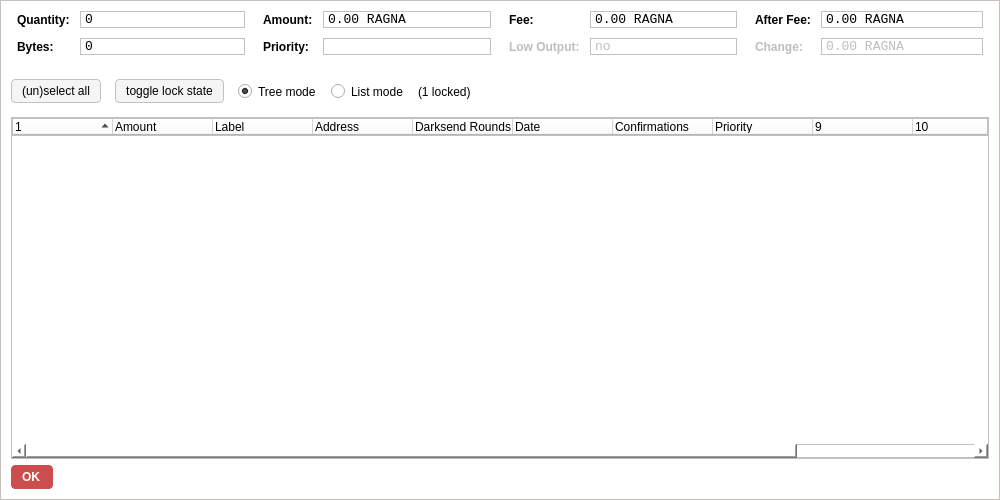
<?xml version="1.0" encoding="UTF-8"?>
<ui version="4.0">
 <class>CoinControlDialog</class>
 <widget class="QDialog" name="CoinControlDialog">
  <property name="geometry">
   <rect>
    <x>0</x>
    <y>0</y>
    <width>1000</width>
    <height>500</height>
   </rect>
  </property>
  <property name="windowTitle">
   <string>Coin Control</string>
  </property>
  <property name="styleSheet">
   <string notr="true">background-color: rgb(255, 255, 255);
border: 1px solid #c4c1bd;</string>
  </property>
  <layout class="QVBoxLayout" name="verticalLayout">
   <item>
    <layout class="QHBoxLayout" name="horizontalLayoutTop" stretch="0,0,0,0">
     <property name="topMargin">
      <number>0</number>
     </property>
     <property name="bottomMargin">
      <number>10</number>
     </property>
     <item>
      <layout class="QFormLayout" name="formLayoutCoinControl1">
       <property name="horizontalSpacing">
        <number>10</number>
       </property>
       <property name="verticalSpacing">
        <number>10</number>
       </property>
       <property name="leftMargin">
        <number>6</number>
       </property>
       <property name="rightMargin">
        <number>6</number>
       </property>
       <item row="0" column="0">
        <widget class="QLabel" name="labelCoinControlQuantityText">
         <property name="styleSheet">
          <string notr="true">font-weight:bold;
border: 0;</string>
         </property>
         <property name="text">
          <string>Quantity:</string>
         </property>
        </widget>
       </item>
       <item row="0" column="1">
        <widget class="QLabel" name="labelCoinControlQuantity">
         <property name="font">
          <font>
           <family>Monospace</family>
           <pointsize>10</pointsize>
          </font>
         </property>
         <property name="cursor">
          <cursorShape>IBeamCursor</cursorShape>
         </property>
         <property name="contextMenuPolicy">
          <enum>Qt::ActionsContextMenu</enum>
         </property>
         <property name="text">
          <string notr="true">0</string>
         </property>
         <property name="textInteractionFlags">
          <set>Qt::LinksAccessibleByMouse|Qt::TextSelectableByKeyboard|Qt::TextSelectableByMouse</set>
         </property>
        </widget>
       </item>
       <item row="1" column="0">
        <widget class="QLabel" name="labelCoinControlBytesText">
         <property name="styleSheet">
          <string notr="true">font-weight:bold;
border: 0;</string>
         </property>
         <property name="text">
          <string>Bytes:</string>
         </property>
        </widget>
       </item>
       <item row="1" column="1">
        <widget class="QLabel" name="labelCoinControlBytes">
         <property name="font">
          <font>
           <family>Monospace</family>
           <pointsize>10</pointsize>
          </font>
         </property>
         <property name="cursor">
          <cursorShape>IBeamCursor</cursorShape>
         </property>
         <property name="contextMenuPolicy">
          <enum>Qt::ActionsContextMenu</enum>
         </property>
         <property name="text">
          <string notr="true">0</string>
         </property>
         <property name="textInteractionFlags">
          <set>Qt::LinksAccessibleByMouse|Qt::TextSelectableByKeyboard|Qt::TextSelectableByMouse</set>
         </property>
        </widget>
       </item>
      </layout>
     </item>
     <item>
      <layout class="QFormLayout" name="formLayoutCoinControl2">
       <property name="horizontalSpacing">
        <number>10</number>
       </property>
       <property name="verticalSpacing">
        <number>10</number>
       </property>
       <property name="leftMargin">
        <number>6</number>
       </property>
       <property name="rightMargin">
        <number>6</number>
       </property>
       <item row="0" column="0">
        <widget class="QLabel" name="labelCoinControlAmountText">
         <property name="styleSheet">
          <string notr="true">font-weight:bold;
border: 0;</string>
         </property>
         <property name="text">
          <string>Amount:</string>
         </property>
        </widget>
       </item>
       <item row="0" column="1">
        <widget class="QLabel" name="labelCoinControlAmount">
         <property name="font">
          <font>
           <family>Monospace</family>
           <pointsize>10</pointsize>
          </font>
         </property>
         <property name="cursor">
          <cursorShape>IBeamCursor</cursorShape>
         </property>
         <property name="contextMenuPolicy">
          <enum>Qt::ActionsContextMenu</enum>
         </property>
         <property name="text">
          <string notr="true">0.00 RAGNA</string>
         </property>
         <property name="textInteractionFlags">
          <set>Qt::LinksAccessibleByMouse|Qt::TextSelectableByKeyboard|Qt::TextSelectableByMouse</set>
         </property>
        </widget>
       </item>
       <item row="1" column="0">
        <widget class="QLabel" name="labelCoinControlPriorityText">
         <property name="styleSheet">
          <string notr="true">font-weight:bold;
border: 0;</string>
         </property>
         <property name="text">
          <string>Priority:</string>
         </property>
        </widget>
       </item>
       <item row="1" column="1">
        <widget class="QLabel" name="labelCoinControlPriority">
         <property name="font">
          <font>
           <family>Monospace</family>
           <pointsize>10</pointsize>
          </font>
         </property>
         <property name="cursor">
          <cursorShape>IBeamCursor</cursorShape>
         </property>
         <property name="contextMenuPolicy">
          <enum>Qt::ActionsContextMenu</enum>
         </property>
         <property name="text">
          <string/>
         </property>
         <property name="textInteractionFlags">
          <set>Qt::LinksAccessibleByMouse|Qt::TextSelectableByKeyboard|Qt::TextSelectableByMouse</set>
         </property>
        </widget>
       </item>
      </layout>
     </item>
     <item>
      <layout class="QFormLayout" name="formLayoutCoinControl3">
       <property name="horizontalSpacing">
        <number>10</number>
       </property>
       <property name="verticalSpacing">
        <number>10</number>
       </property>
       <property name="leftMargin">
        <number>6</number>
       </property>
       <property name="rightMargin">
        <number>6</number>
       </property>
       <item row="0" column="0">
        <widget class="QLabel" name="labelCoinControlFeeText">
         <property name="styleSheet">
          <string notr="true">font-weight:bold;
border: 0;</string>
         </property>
         <property name="text">
          <string>Fee:</string>
         </property>
        </widget>
       </item>
       <item row="0" column="1">
        <widget class="QLabel" name="labelCoinControlFee">
         <property name="font">
          <font>
           <family>Monospace</family>
           <pointsize>10</pointsize>
          </font>
         </property>
         <property name="cursor">
          <cursorShape>IBeamCursor</cursorShape>
         </property>
         <property name="contextMenuPolicy">
          <enum>Qt::ActionsContextMenu</enum>
         </property>
         <property name="text">
          <string notr="true">0.00 RAGNA</string>
         </property>
         <property name="textInteractionFlags">
          <set>Qt::LinksAccessibleByMouse|Qt::TextSelectableByKeyboard|Qt::TextSelectableByMouse</set>
         </property>
        </widget>
       </item>
       <item row="1" column="0">
        <widget class="QLabel" name="labelCoinControlLowOutputText">
         <property name="enabled">
          <bool>false</bool>
         </property>
         <property name="styleSheet">
          <string notr="true">font-weight:bold;
border: 0;</string>
         </property>
         <property name="text">
          <string>Low Output:</string>
         </property>
        </widget>
       </item>
       <item row="1" column="1">
        <widget class="QLabel" name="labelCoinControlLowOutput">
         <property name="enabled">
          <bool>false</bool>
         </property>
         <property name="font">
          <font>
           <family>Monospace</family>
           <pointsize>10</pointsize>
          </font>
         </property>
         <property name="cursor">
          <cursorShape>IBeamCursor</cursorShape>
         </property>
         <property name="contextMenuPolicy">
          <enum>Qt::ActionsContextMenu</enum>
         </property>
         <property name="text">
          <string notr="true">no</string>
         </property>
         <property name="textInteractionFlags">
          <set>Qt::LinksAccessibleByMouse|Qt::TextSelectableByKeyboard|Qt::TextSelectableByMouse</set>
         </property>
        </widget>
       </item>
      </layout>
     </item>
     <item>
      <layout class="QFormLayout" name="formLayoutCoinControl4">
       <property name="horizontalSpacing">
        <number>10</number>
       </property>
       <property name="verticalSpacing">
        <number>10</number>
       </property>
       <property name="leftMargin">
        <number>6</number>
       </property>
       <property name="rightMargin">
        <number>6</number>
       </property>
       <item row="0" column="0">
        <widget class="QLabel" name="labelCoinControlAfterFeeText">
         <property name="styleSheet">
          <string notr="true">font-weight:bold;
border: 0;</string>
         </property>
         <property name="text">
          <string>After Fee:</string>
         </property>
        </widget>
       </item>
       <item row="0" column="1">
        <widget class="QLabel" name="labelCoinControlAfterFee">
         <property name="font">
          <font>
           <family>Monospace</family>
           <pointsize>10</pointsize>
          </font>
         </property>
         <property name="cursor">
          <cursorShape>IBeamCursor</cursorShape>
         </property>
         <property name="contextMenuPolicy">
          <enum>Qt::ActionsContextMenu</enum>
         </property>
         <property name="text">
          <string notr="true">0.00 RAGNA</string>
         </property>
         <property name="textInteractionFlags">
          <set>Qt::LinksAccessibleByMouse|Qt::TextSelectableByKeyboard|Qt::TextSelectableByMouse</set>
         </property>
        </widget>
       </item>
       <item row="1" column="0">
        <widget class="QLabel" name="labelCoinControlChangeText">
         <property name="enabled">
          <bool>false</bool>
         </property>
         <property name="styleSheet">
          <string notr="true">font-weight:bold;
border: 0;</string>
         </property>
         <property name="text">
          <string>Change:</string>
         </property>
        </widget>
       </item>
       <item row="1" column="1">
        <widget class="QLabel" name="labelCoinControlChange">
         <property name="enabled">
          <bool>false</bool>
         </property>
         <property name="font">
          <font>
           <family>Monospace</family>
           <pointsize>10</pointsize>
          </font>
         </property>
         <property name="cursor">
          <cursorShape>IBeamCursor</cursorShape>
         </property>
         <property name="contextMenuPolicy">
          <enum>Qt::ActionsContextMenu</enum>
         </property>
         <property name="text">
          <string notr="true">0.00 RAGNA</string>
         </property>
         <property name="textInteractionFlags">
          <set>Qt::LinksAccessibleByMouse|Qt::TextSelectableByKeyboard|Qt::TextSelectableByMouse</set>
         </property>
        </widget>
       </item>
      </layout>
     </item>
    </layout>
   </item>
   <item>
    <widget class="QFrame" name="frame">
     <property name="minimumSize">
      <size>
       <width>0</width>
       <height>40</height>
      </size>
     </property>
     <property name="styleSheet">
      <string notr="true">border: 0;</string>
     </property>
     <property name="frameShape">
      <enum>QFrame::StyledPanel</enum>
     </property>
     <property name="frameShadow">
      <enum>QFrame::Sunken</enum>
     </property>
     <widget class="QWidget" name="horizontalLayoutWidget">
      <property name="geometry">
       <rect>
        <x>0</x>
        <y>0</y>
        <width>791</width>
        <height>41</height>
       </rect>
      </property>
      <layout class="QHBoxLayout" name="horizontalLayoutPanel" stretch="0,0,0,0,0,0">
       <property name="spacing">
        <number>14</number>
       </property>
       <item>
        <widget class="QPushButton" name="pushButtonSelectAll">
         <property name="sizePolicy">
          <sizepolicy hsizetype="Maximum" vsizetype="Fixed">
           <horstretch>0</horstretch>
           <verstretch>0</verstretch>
          </sizepolicy>
         </property>
         <property name="styleSheet">
          <string notr="true">background-color: rgb(245, 245, 245);
border-radius: 4px;
border: 1px solid #c4c1bd;
font-weight: 400;
padding: 4px;
padding-left: 10px;
padding-right: 10px;</string>
         </property>
         <property name="text">
          <string>(un)select all</string>
         </property>
        </widget>
       </item>
       <item>
        <widget class="QPushButton" name="pushButtonToggleLock">
         <property name="sizePolicy">
          <sizepolicy hsizetype="Maximum" vsizetype="Fixed">
           <horstretch>0</horstretch>
           <verstretch>0</verstretch>
          </sizepolicy>
         </property>
         <property name="styleSheet">
          <string notr="true">background-color: rgb(245, 245, 245);
border-radius: 4px;
border: 1px solid #c4c1bd;
font-weight: 400;
padding: 4px;
padding-left: 10px;
padding-right: 10px;</string>
         </property>
         <property name="text">
          <string>toggle lock state</string>
         </property>
         <property name="autoDefault">
          <bool>false</bool>
         </property>
        </widget>
       </item>
       <item>
        <widget class="QRadioButton" name="radioTreeMode">
         <property name="sizePolicy">
          <sizepolicy hsizetype="Maximum" vsizetype="Fixed">
           <horstretch>0</horstretch>
           <verstretch>0</verstretch>
          </sizepolicy>
         </property>
         <property name="text">
          <string>Tree mode</string>
         </property>
         <property name="checked">
          <bool>true</bool>
         </property>
        </widget>
       </item>
       <item>
        <widget class="QRadioButton" name="radioListMode">
         <property name="sizePolicy">
          <sizepolicy hsizetype="Maximum" vsizetype="Fixed">
           <horstretch>0</horstretch>
           <verstretch>0</verstretch>
          </sizepolicy>
         </property>
         <property name="text">
          <string>List mode</string>
         </property>
        </widget>
       </item>
       <item>
        <widget class="QLabel" name="labelLocked">
         <property name="text">
          <string>(1 locked)</string>
         </property>
        </widget>
       </item>
       <item>
        <spacer name="horizontalSpacer">
         <property name="orientation">
          <enum>Qt::Horizontal</enum>
         </property>
         <property name="sizeHint" stdset="0">
          <size>
           <width>40</width>
           <height>20</height>
          </size>
         </property>
        </spacer>
       </item>
      </layout>
     </widget>
    </widget>
   </item>
   <item>
    <widget class="CoinControlTreeWidget" name="treeWidget">
     <property name="contextMenuPolicy">
      <enum>Qt::CustomContextMenu</enum>
     </property>
     <property name="sortingEnabled">
      <bool>false</bool>
     </property>
     <property name="columnCount">
      <number>12</number>
     </property>
     <attribute name="headerShowSortIndicator" stdset="0">
      <bool>true</bool>
     </attribute>
     <attribute name="headerStretchLastSection">
      <bool>false</bool>
     </attribute>
     <column>
      <property name="text">
       <string/>
      </property>
     </column>
     <column>
      <property name="text">
       <string>Amount</string>
      </property>
     </column>
     <column>
      <property name="text">
       <string>Label</string>
      </property>
     </column>
     <column>
      <property name="text">
       <string>Address</string>
      </property>
     </column>
     <column>
      <property name="text">
       <string>Darksend Rounds</string>
      </property>
     </column>
     <column>
      <property name="text">
       <string>Date</string>
      </property>
     </column>
     <column>
      <property name="text">
       <string>Confirmations</string>
      </property>
      <property name="toolTip">
       <string>Confirmed</string>
      </property>
     </column>
     <column>
      <property name="text">
       <string>Priority</string>
      </property>
     </column>
     <column>
      <property name="text">
       <string/>
      </property>
     </column>
     <column>
      <property name="text">
       <string/>
      </property>
     </column>
     <column>
      <property name="text">
       <string/>
      </property>
     </column>
     <column>
      <property name="text">
       <string/>
      </property>
     </column>
    </widget>
   </item>
   <item>
    <widget class="QDialogButtonBox" name="buttonBox">
     <property name="enabled">
      <bool>true</bool>
     </property>
     <property name="sizePolicy">
      <sizepolicy hsizetype="Maximum" vsizetype="Fixed">
       <horstretch>0</horstretch>
       <verstretch>0</verstretch>
      </sizepolicy>
     </property>
     <property name="styleSheet">
      <string notr="true">background-color: rgb(203, 77, 77);
color: rgb(255, 255, 255);
border-radius: 4px;
border-color:  rgb(203, 77, 77);
font-weight: 600;
padding: 4px;
padding-left: 10px;
padding-right: 12px;
icon-size: 0;</string>
     </property>
     <property name="orientation">
      <enum>Qt::Horizontal</enum>
     </property>
     <property name="standardButtons">
      <set>QDialogButtonBox::Ok</set>
     </property>
    </widget>
   </item>
  </layout>
 </widget>
 <customwidgets>
  <customwidget>
   <class>CoinControlTreeWidget</class>
   <extends>QTreeWidget</extends>
   <header>coincontroltreewidget.h</header>
  </customwidget>
 </customwidgets>
 <resources/>
 <connections/>
</ui>
